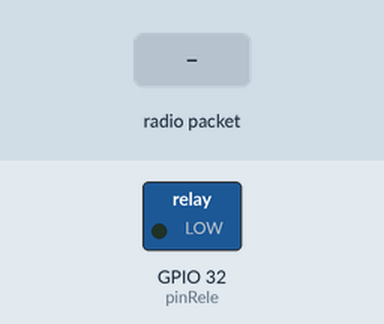
Simulated run of this sketch. Board: ESP32. Parts: switched loads named in the sketch (green lamp = pin HIGH). The test bench sets the inputs (shaded band).

Above: at 2.4 s.
2.5 s: radio packet "1" arrives
At 2.65 s:
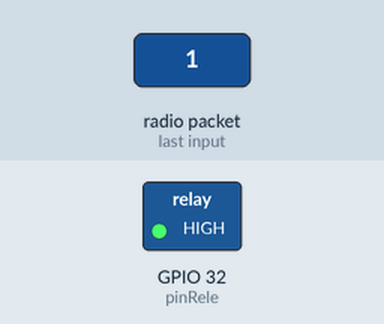
Timing chart, 0 to 5.5 s (numbered marks = the images above; inputs shaded):
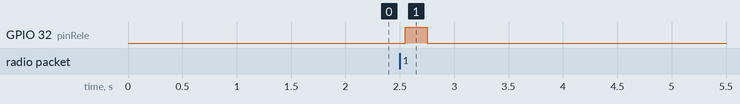

The sketch:

telemetria_receiver.ino
```cpp
#include "heltec.h"

#define BAND 915E6
#define pinRele 32

char st;
unsigned long contador;

void setup () {
  Heltec.begin(false, true, true, true, BAND);

  //Heltec.display->clear();
  delay(100);
  LoRa.setSpreadingFactor(12);
  LoRa.setSignalBandwidth(250E3);
  LoRa.setCodingRate4(5);
  LoRa.setPreambleLength(6);
  LoRa.setSyncWord(0x12);
  LoRa.crc();
  delay(100);


  pinMode(pinRele, OUTPUT);
  contador = 0UL;

  //Heltec.display->init();
  //Heltec.display->flipScreenVertically();
  //Heltec.display->setFont(ArialMT_Plain_16);
  //  Heltec.display->drawString(0, 0,  "RECEIVER");
  //  Heltec.display->drawString(0, 20, "Telemetria");
  //  Heltec.display->drawString(0, 40, "Esperando ..." );
  //Heltec.display->display();
  delay(1000);

  LoRa.onReceive(recebido);
  LoRa.receive();
}

void loop () {

  if (st == '1') {
    digitalWrite(pinRele, 1);
    delay(200);
    digitalWrite(pinRele, 0);

    //Heltec.display->init();
    //Heltec.display->flipScreenVertically();
  //Heltec.display->setFont(ArialMT_Plain_16);
    //Heltec.display->drawString(0, 0,  "RECEIVER");
    //Heltec.display->drawString(0, 20, "RSSI: " + String(LoRa.packetRssi(), DEC) );
    //Heltec.display->drawString(0, 40, "Recebidos: " + String(contador) );
    //Heltec.display->display();
    delay(500);

    st = '0';
  }

}

void recebido(int packetSize) {
  st = '1';
  contador++;
}
```

Measured:
- after the input at 2.5 s, GPIO 32 (pinRele): LOW → HIGH after 0.05 s, → LOW 0.20 s later
